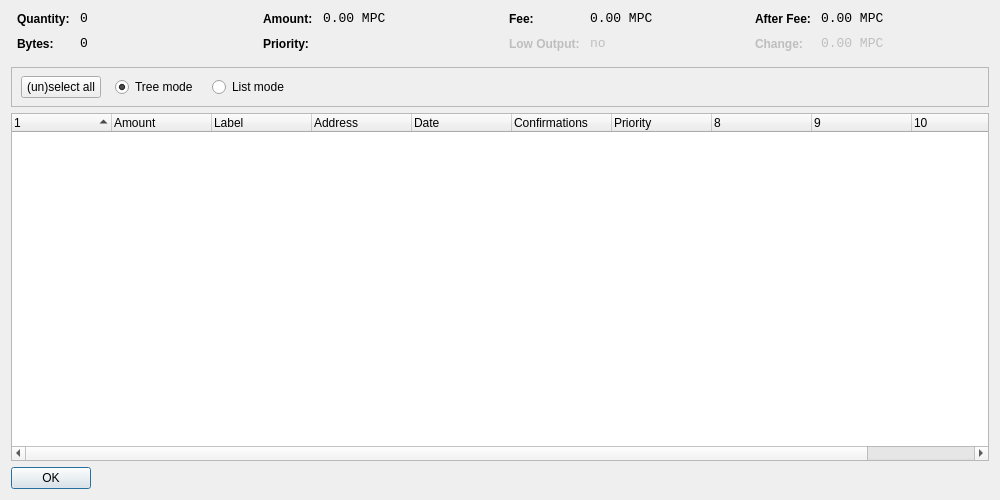
<?xml version="1.0" encoding="UTF-8"?>
<ui version="4.0">
 <class>CoinControlDialog</class>
 <widget class="QDialog" name="CoinControlDialog">
  <property name="geometry">
   <rect>
    <x>0</x>
    <y>0</y>
    <width>1000</width>
    <height>500</height>
   </rect>
  </property>
  <property name="windowTitle">
   <string>Coin Control</string>
  </property>
  <layout class="QVBoxLayout" name="verticalLayout">
   <item>
    <layout class="QHBoxLayout" name="horizontalLayoutTop" stretch="0,0,0,0">
     <property name="topMargin">
      <number>0</number>
     </property>
     <property name="bottomMargin">
      <number>10</number>
     </property>
     <item>
      <layout class="QFormLayout" name="formLayoutCoinControl1">
       <property name="horizontalSpacing">
        <number>10</number>
       </property>
       <property name="verticalSpacing">
        <number>10</number>
       </property>
       <property name="leftMargin">
        <number>6</number>
       </property>
       <property name="rightMargin">
        <number>6</number>
       </property>
       <item row="0" column="0">
        <widget class="QLabel" name="labelCoinControlQuantityText">
         <property name="styleSheet">
          <string notr="true">font-weight:bold;</string>
         </property>
         <property name="text">
          <string>Quantity:</string>
         </property>
        </widget>
       </item>
       <item row="0" column="1">
        <widget class="QLabel" name="labelCoinControlQuantity">
         <property name="font">
          <font>
           <family>Monospace</family>
           <pointsize>10</pointsize>
          </font>
         </property>
         <property name="cursor">
          <cursorShape>IBeamCursor</cursorShape>
         </property>
         <property name="contextMenuPolicy">
          <enum>Qt::ActionsContextMenu</enum>
         </property>
         <property name="text">
          <string notr="true">0</string>
         </property>
         <property name="textInteractionFlags">
          <set>Qt::LinksAccessibleByMouse|Qt::TextSelectableByKeyboard|Qt::TextSelectableByMouse</set>
         </property>
        </widget>
       </item>
       <item row="1" column="0">
        <widget class="QLabel" name="labelCoinControlBytesText">
         <property name="styleSheet">
          <string notr="true">font-weight:bold;</string>
         </property>
         <property name="text">
          <string>Bytes:</string>
         </property>
        </widget>
       </item>
       <item row="1" column="1">
        <widget class="QLabel" name="labelCoinControlBytes">
         <property name="font">
          <font>
           <family>Monospace</family>
           <pointsize>10</pointsize>
          </font>
         </property>
         <property name="cursor">
          <cursorShape>IBeamCursor</cursorShape>
         </property>
         <property name="contextMenuPolicy">
          <enum>Qt::ActionsContextMenu</enum>
         </property>
         <property name="text">
          <string notr="true">0</string>
         </property>
         <property name="textInteractionFlags">
          <set>Qt::LinksAccessibleByMouse|Qt::TextSelectableByKeyboard|Qt::TextSelectableByMouse</set>
         </property>
        </widget>
       </item>
      </layout>
     </item>
     <item>
      <layout class="QFormLayout" name="formLayoutCoinControl2">
       <property name="horizontalSpacing">
        <number>10</number>
       </property>
       <property name="verticalSpacing">
        <number>10</number>
       </property>
       <property name="leftMargin">
        <number>6</number>
       </property>
       <property name="rightMargin">
        <number>6</number>
       </property>
       <item row="0" column="0">
        <widget class="QLabel" name="labelCoinControlAmountText">
         <property name="styleSheet">
          <string notr="true">font-weight:bold;</string>
         </property>
         <property name="text">
          <string>Amount:</string>
         </property>
        </widget>
       </item>
       <item row="0" column="1">
        <widget class="QLabel" name="labelCoinControlAmount">
         <property name="font">
          <font>
           <family>Monospace</family>
           <pointsize>10</pointsize>
          </font>
         </property>
         <property name="cursor">
          <cursorShape>IBeamCursor</cursorShape>
         </property>
         <property name="contextMenuPolicy">
          <enum>Qt::ActionsContextMenu</enum>
         </property>
         <property name="text">
          <string notr="true">0.00 MPC</string>
         </property>
         <property name="textInteractionFlags">
          <set>Qt::LinksAccessibleByMouse|Qt::TextSelectableByKeyboard|Qt::TextSelectableByMouse</set>
         </property>
        </widget>
       </item>
       <item row="1" column="0">
        <widget class="QLabel" name="labelCoinControlPriorityText">
         <property name="styleSheet">
          <string notr="true">font-weight:bold;</string>
         </property>
         <property name="text">
          <string>Priority:</string>
         </property>
        </widget>
       </item>
       <item row="1" column="1">
        <widget class="QLabel" name="labelCoinControlPriority">
         <property name="font">
          <font>
           <family>Monospace</family>
           <pointsize>10</pointsize>
          </font>
         </property>
         <property name="cursor">
          <cursorShape>IBeamCursor</cursorShape>
         </property>
         <property name="contextMenuPolicy">
          <enum>Qt::ActionsContextMenu</enum>
         </property>
         <property name="text">
          <string/>
         </property>
         <property name="textInteractionFlags">
          <set>Qt::LinksAccessibleByMouse|Qt::TextSelectableByKeyboard|Qt::TextSelectableByMouse</set>
         </property>
        </widget>
       </item>
      </layout>
     </item>
     <item>
      <layout class="QFormLayout" name="formLayoutCoinControl3">
       <property name="horizontalSpacing">
        <number>10</number>
       </property>
       <property name="verticalSpacing">
        <number>10</number>
       </property>
       <property name="leftMargin">
        <number>6</number>
       </property>
       <property name="rightMargin">
        <number>6</number>
       </property>
       <item row="0" column="0">
        <widget class="QLabel" name="labelCoinControlFeeText">
         <property name="styleSheet">
          <string notr="true">font-weight:bold;</string>
         </property>
         <property name="text">
          <string>Fee:</string>
         </property>
        </widget>
       </item>
       <item row="0" column="1">
        <widget class="QLabel" name="labelCoinControlFee">
         <property name="font">
          <font>
           <family>Monospace</family>
           <pointsize>10</pointsize>
          </font>
         </property>
         <property name="cursor">
          <cursorShape>IBeamCursor</cursorShape>
         </property>
         <property name="contextMenuPolicy">
          <enum>Qt::ActionsContextMenu</enum>
         </property>
         <property name="text">
          <string notr="true">0.00 MPC</string>
         </property>
         <property name="textInteractionFlags">
          <set>Qt::LinksAccessibleByMouse|Qt::TextSelectableByKeyboard|Qt::TextSelectableByMouse</set>
         </property>
        </widget>
       </item>
       <item row="1" column="0">
        <widget class="QLabel" name="labelCoinControlLowOutputText">
         <property name="enabled">
          <bool>false</bool>
         </property>
         <property name="styleSheet">
          <string notr="true">font-weight:bold;</string>
         </property>
         <property name="text">
          <string>Low Output:</string>
         </property>
        </widget>
       </item>
       <item row="1" column="1">
        <widget class="QLabel" name="labelCoinControlLowOutput">
         <property name="enabled">
          <bool>false</bool>
         </property>
         <property name="font">
          <font>
           <family>Monospace</family>
           <pointsize>10</pointsize>
          </font>
         </property>
         <property name="cursor">
          <cursorShape>IBeamCursor</cursorShape>
         </property>
         <property name="contextMenuPolicy">
          <enum>Qt::ActionsContextMenu</enum>
         </property>
         <property name="text">
          <string notr="true">no</string>
         </property>
         <property name="textInteractionFlags">
          <set>Qt::LinksAccessibleByMouse|Qt::TextSelectableByKeyboard|Qt::TextSelectableByMouse</set>
         </property>
        </widget>
       </item>
      </layout>
     </item>
     <item>
      <layout class="QFormLayout" name="formLayoutCoinControl4">
       <property name="horizontalSpacing">
        <number>10</number>
       </property>
       <property name="verticalSpacing">
        <number>10</number>
       </property>
       <property name="leftMargin">
        <number>6</number>
       </property>
       <property name="rightMargin">
        <number>6</number>
       </property>
       <item row="0" column="0">
        <widget class="QLabel" name="labelCoinControlAfterFeeText">
         <property name="styleSheet">
          <string notr="true">font-weight:bold;</string>
         </property>
         <property name="text">
          <string>After Fee:</string>
         </property>
        </widget>
       </item>
       <item row="0" column="1">
        <widget class="QLabel" name="labelCoinControlAfterFee">
         <property name="font">
          <font>
           <family>Monospace</family>
           <pointsize>10</pointsize>
          </font>
         </property>
         <property name="cursor">
          <cursorShape>IBeamCursor</cursorShape>
         </property>
         <property name="contextMenuPolicy">
          <enum>Qt::ActionsContextMenu</enum>
         </property>
         <property name="text">
          <string notr="true">0.00 MPC</string>
         </property>
         <property name="textInteractionFlags">
          <set>Qt::LinksAccessibleByMouse|Qt::TextSelectableByKeyboard|Qt::TextSelectableByMouse</set>
         </property>
        </widget>
       </item>
       <item row="1" column="0">
        <widget class="QLabel" name="labelCoinControlChangeText">
         <property name="enabled">
          <bool>false</bool>
         </property>
         <property name="styleSheet">
          <string notr="true">font-weight:bold;</string>
         </property>
         <property name="text">
          <string>Change:</string>
         </property>
        </widget>
       </item>
       <item row="1" column="1">
        <widget class="QLabel" name="labelCoinControlChange">
         <property name="enabled">
          <bool>false</bool>
         </property>
         <property name="font">
          <font>
           <family>Monospace</family>
           <pointsize>10</pointsize>
          </font>
         </property>
         <property name="cursor">
          <cursorShape>IBeamCursor</cursorShape>
         </property>
         <property name="contextMenuPolicy">
          <enum>Qt::ActionsContextMenu</enum>
         </property>
         <property name="text">
          <string notr="true">0.00 MPC</string>
         </property>
         <property name="textInteractionFlags">
          <set>Qt::LinksAccessibleByMouse|Qt::TextSelectableByKeyboard|Qt::TextSelectableByMouse</set>
         </property>
        </widget>
       </item>
      </layout>
     </item>
    </layout>
   </item>
   <item>
    <widget class="QFrame" name="frame">
     <property name="minimumSize">
      <size>
       <width>0</width>
       <height>40</height>
      </size>
     </property>
     <property name="frameShape">
      <enum>QFrame::StyledPanel</enum>
     </property>
     <property name="frameShadow">
      <enum>QFrame::Sunken</enum>
     </property>
     <widget class="QWidget" name="horizontalLayoutWidget">
      <property name="geometry">
       <rect>
        <x>10</x>
        <y>0</y>
        <width>781</width>
        <height>41</height>
       </rect>
      </property>
      <layout class="QHBoxLayout" name="horizontalLayoutPanel" stretch="0,0,0,0,0">
       <property name="spacing">
        <number>14</number>
       </property>
       <item>
        <widget class="QPushButton" name="pushButtonSelectAll">
         <property name="sizePolicy">
          <sizepolicy hsizetype="Maximum" vsizetype="Fixed">
           <horstretch>0</horstretch>
           <verstretch>0</verstretch>
          </sizepolicy>
         </property>
         <property name="text">
          <string>(un)select all</string>
         </property>
        </widget>
       </item>
       <item>
        <widget class="QRadioButton" name="radioTreeMode">
         <property name="sizePolicy">
          <sizepolicy hsizetype="Maximum" vsizetype="Fixed">
           <horstretch>0</horstretch>
           <verstretch>0</verstretch>
          </sizepolicy>
         </property>
         <property name="text">
          <string>Tree mode</string>
         </property>
         <property name="checked">
          <bool>true</bool>
         </property>
        </widget>
       </item>
       <item>
        <widget class="QRadioButton" name="radioListMode">
         <property name="sizePolicy">
          <sizepolicy hsizetype="Maximum" vsizetype="Fixed">
           <horstretch>0</horstretch>
           <verstretch>0</verstretch>
          </sizepolicy>
         </property>
         <property name="text">
          <string>List mode</string>
         </property>
        </widget>
       </item>
       <item>
        <spacer name="horizontalSpacer">
         <property name="orientation">
          <enum>Qt::Horizontal</enum>
         </property>
         <property name="sizeHint" stdset="0">
          <size>
           <width>40</width>
           <height>20</height>
          </size>
         </property>
        </spacer>
       </item>
      </layout>
     </widget>
    </widget>
   </item>
   <item>
    <widget class="CoinControlTreeWidget" name="treeWidget">
     <property name="contextMenuPolicy">
      <enum>Qt::CustomContextMenu</enum>
     </property>
     <property name="sortingEnabled">
      <bool>false</bool>
     </property>
     <property name="columnCount">
      <number>11</number>
     </property>
     <attribute name="headerShowSortIndicator" stdset="0">
      <bool>true</bool>
     </attribute>
     <attribute name="headerStretchLastSection">
      <bool>false</bool>
     </attribute>
     <column>
      <property name="text">
       <string/>
      </property>
     </column>
     <column>
      <property name="text">
       <string>Amount</string>
      </property>
     </column>
     <column>
      <property name="text">
       <string>Label</string>
      </property>
     </column>
     <column>
      <property name="text">
       <string>Address</string>
      </property>
     </column>
     <column>
      <property name="text">
       <string>Date</string>
      </property>
     </column>
     <column>
      <property name="text">
       <string>Confirmations</string>
      </property>
      <property name="toolTip">
       <string>Confirmed</string>
      </property>
     </column>
     <column>
      <property name="text">
       <string>Priority</string>
      </property>
     </column>
     <column>
      <property name="text">
       <string/>
      </property>
     </column>
     <column>
      <property name="text">
       <string/>
      </property>
     </column>
     <column>
      <property name="text">
       <string/>
      </property>
     </column>
     <column>
      <property name="text">
       <string/>
      </property>
     </column>
    </widget>
   </item>
   <item>
    <widget class="QDialogButtonBox" name="buttonBox">
     <property name="sizePolicy">
      <sizepolicy hsizetype="Maximum" vsizetype="Fixed">
       <horstretch>0</horstretch>
       <verstretch>0</verstretch>
      </sizepolicy>
     </property>
     <property name="orientation">
      <enum>Qt::Horizontal</enum>
     </property>
     <property name="standardButtons">
      <set>QDialogButtonBox::Ok</set>
     </property>
    </widget>
   </item>
  </layout>
 </widget>
 <customwidgets>
  <customwidget>
   <class>CoinControlTreeWidget</class>
   <extends>QTreeWidget</extends>
   <header>coincontroltreewidget.h</header>
  </customwidget>
 </customwidgets>
 <resources/>
 <connections/>
</ui>
